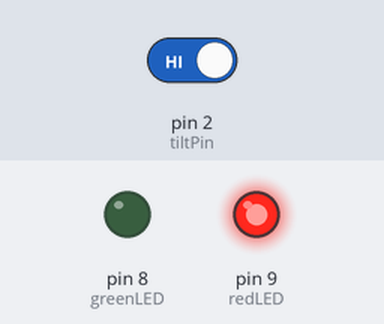
Bench run of a sketch on a simulated Arduino Uno, built with avr-gcc and run on an emulated ATmega328P. Parts: output pins drawn as LEDs (lit = HIGH). The inputs (shaded band) are chosen by the test bench; at power-on: pin 2 (tiltPin) HIGH. What the sketch prints to the serial monitor is not drawn.

Above: at 1.2 s.
1.3 s: pin 2 (tiltPin) driven LOW
At 2.1 s:
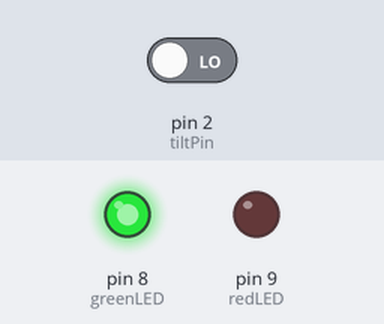
2.8 s: pin 2 (tiltPin) driven HIGH
At 3.3 s:
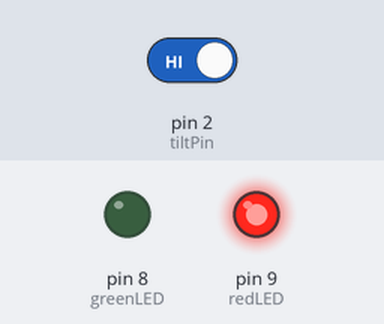
Timing chart, 0 to 5.8 s (numbered marks = the images above; inputs shaded):
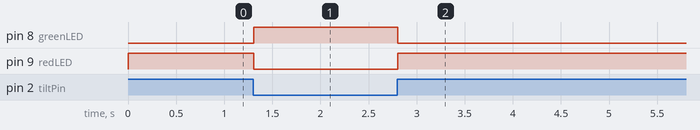

The sketch:

TiltingSwitch.ino
```cpp
int tiltPin = 2;
int tiltVal;
int greenLED = 8;
int redLED = 9;


void setup() {

  // put your setup code here, to run once:
Serial.begin(9600);

pinMode(tiltPin,INPUT);
digitalWrite(tiltPin,HIGH);

pinMode(greenLED,OUTPUT);
pinMode(redLED,OUTPUT);

}
void loop() {
  // put your main code here, to run repeatedly:


tiltVal = digitalRead(tiltPin);
Serial.println(tiltVal);


if (tiltVal ==0) {

 digitalWrite(greenLED,HIGH);
 digitalWrite(redLED,LOW);
}

else {

  digitalWrite(redLED,HIGH);
  digitalWrite(greenLED,LOW);
}

}
```

Measured:
- after the input at 1.3 s, pin 8 (greenLED): LOW → HIGH at once; pin 9 (redLED): HIGH → LOW at once
- after the input at 2.8 s, pin 8 (greenLED): HIGH → LOW at once; pin 9 (redLED): LOW → HIGH at once
